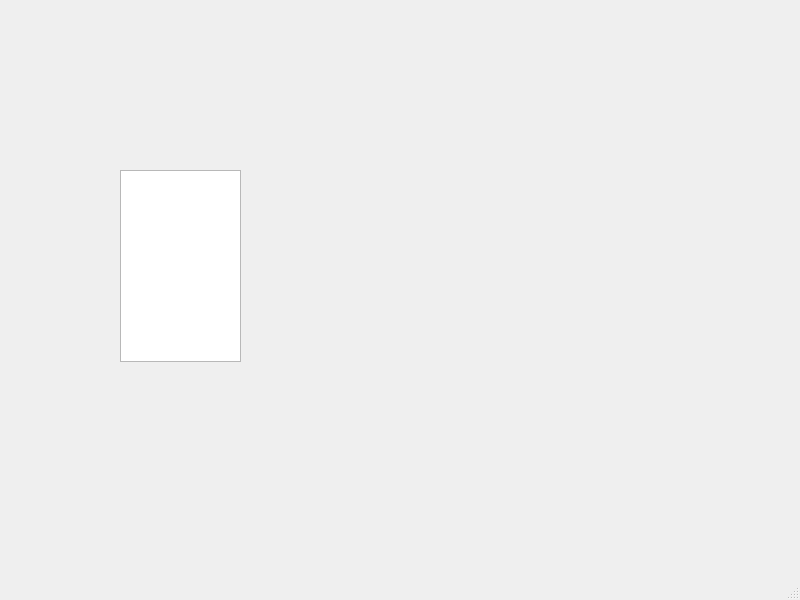
<?xml version="1.0" encoding="UTF-8"?>
<ui version="4.0">
 <class>MainWindow</class>
 <widget class="QMainWindow" name="MainWindow">
  <property name="geometry">
   <rect>
    <x>0</x>
    <y>0</y>
    <width>800</width>
    <height>600</height>
   </rect>
  </property>
  <property name="windowTitle">
   <string>MainWindow</string>
  </property>
  <widget class="QWidget" name="centralwidget">
   <widget class="QListView" name="listView">
    <property name="geometry">
     <rect>
      <x>120</x>
      <y>170</y>
      <width>121</width>
      <height>192</height>
     </rect>
    </property>
   </widget>
  </widget>
  <widget class="QMenuBar" name="menubar">
   <property name="geometry">
    <rect>
     <x>0</x>
     <y>0</y>
     <width>800</width>
     <height>26</height>
    </rect>
   </property>
  </widget>
  <widget class="QStatusBar" name="statusbar"/>
 </widget>
 <resources/>
 <connections/>
</ui>
